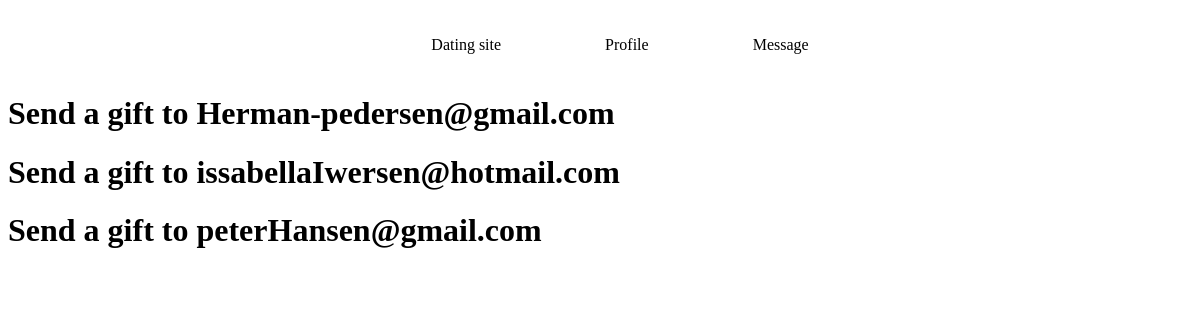
The app's page /gifts.php, older data.
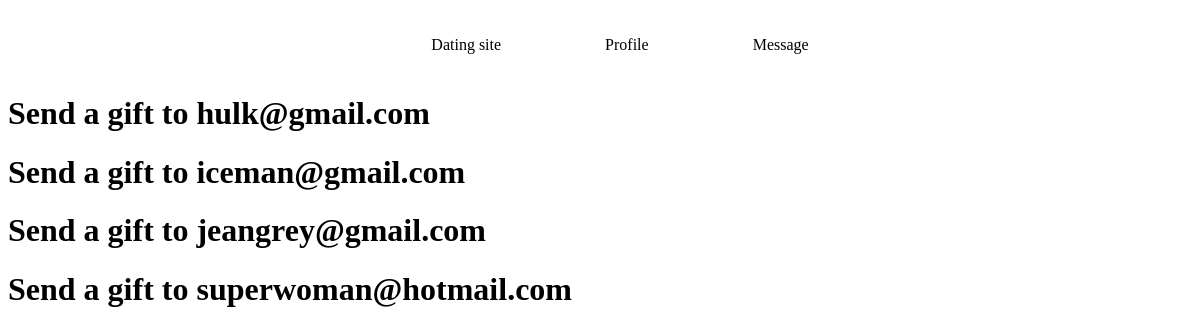
The same page, newer data.
### tables this page shows
CREATE TABLE `user` (
  `email` varchar(100) NOT NULL,
  `name` varchar(60) NOT NULL,
  `age` int(3) NOT NULL,
  `description` text NOT NULL,
  `image` varchar(100) NOT NULL,
  `likes` int(11) NOT NULL
);

### gifts.php (the view)
<?php
include 'include/head.php';
include 'include/database.php';
include 'include/footer.php';
$sendGifts = $conn->query('SELECT * FROM user')->fetchAll();
foreach ($sendGifts as $sendGift) {
  ?>
    <h1>Send a gift to <?php echo $sendGift['email'];?></h1>
  <?php
}
?>

Row changes from the older to the newer data that the page shows:
removed user: email "Herman-pedersen@gmail.com"
removed user: email "issabellaIwersen@hotmail.com"
removed user: email "peterHansen@gmail.com"
added user: email "hulk@gmail.com"
added user: email "iceman@gmail.com"
added user: email "jeangrey@gmail.com"
added user: email "superwoman@hotmail.com"
